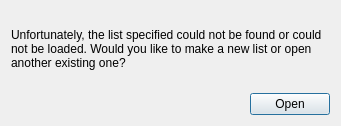
<?xml version="1.0" encoding="UTF-8"?>
<ui version="4.0">
 <class>CantFindOrLoadDialog</class>
 <widget class="QDialog" name="CantFindOrLoadDialog">
  <property name="geometry">
   <rect>
    <x>0</x>
    <y>0</y>
    <width>341</width>
    <height>126</height>
   </rect>
  </property>
  <property name="windowTitle">
   <string>Can't Find or Load List</string>
  </property>
  <layout class="QVBoxLayout" name="verticalLayout">
   <item>
    <widget class="QLabel" name="label">
     <property name="text">
      <string>Unfortunately, the list specified could not be found or could not be loaded. Would you like to make a new list or open another existing one?</string>
     </property>
     <property name="wordWrap">
      <bool>true</bool>
     </property>
    </widget>
   </item>
   <item>
    <widget class="QDialogButtonBox" name="buttonBox">
     <property name="orientation">
      <enum>Qt::Horizontal</enum>
     </property>
     <property name="standardButtons">
      <set>QDialogButtonBox::Open</set>
     </property>
    </widget>
   </item>
  </layout>
 </widget>
 <resources/>
 <connections>
  <connection>
   <sender>buttonBox</sender>
   <signal>accepted()</signal>
   <receiver>CantFindOrLoadDialog</receiver>
   <slot>accept()</slot>
   <hints>
    <hint type="sourcelabel">
     <x>248</x>
     <y>254</y>
    </hint>
    <hint type="destinationlabel">
     <x>157</x>
     <y>274</y>
    </hint>
   </hints>
  </connection>
  <connection>
   <sender>buttonBox</sender>
   <signal>rejected()</signal>
   <receiver>CantFindOrLoadDialog</receiver>
   <slot>reject()</slot>
   <hints>
    <hint type="sourcelabel">
     <x>316</x>
     <y>260</y>
    </hint>
    <hint type="destinationlabel">
     <x>286</x>
     <y>274</y>
    </hint>
   </hints>
  </connection>
 </connections>
</ui>
